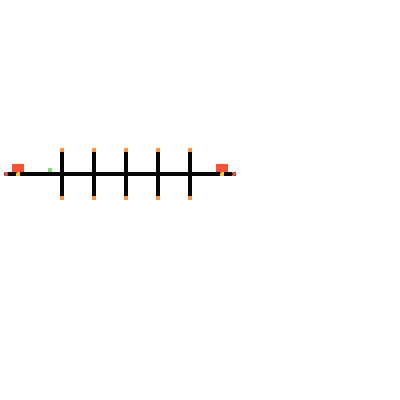
#> input picture catching/images/map.png, 400 x 400 px, found by its file name
$ python grid.py
#> lines starting #> are read from the running program, lines starting #| are printed output that depends on the picture
from PIL import Image, ImageDraw

# Load image
img = Image.open('map.PNG')
#> img is the input picture: PIL image 400x400 RGBA; mean R, G, B, A 0.7, 0.4, 0.2, 3.3
draw = ImageDraw.Draw(img)

# Define grid parameters
grid_size = 4
width, height = img.size
#> width = 400; height = 400

# Draw grid lines and circles
for x in range(0, width, grid_size):
    draw.line((x, 0, x, height), fill=(255, 255, 0))
    for y in range(0, height, grid_size):
        draw.line((0, y, width, y), fill=(255, 255, 0))
        draw.ellipse(
            (x + grid_size // 2 - 1, y + grid_size // 2 - 1, x + grid_size // 2 + 1, y + grid_size // 2 + 1),
            fill=(0, 0, 0),
            outline=(0, 0, 0)
        )

# Save image
img.save('GridImage.png')
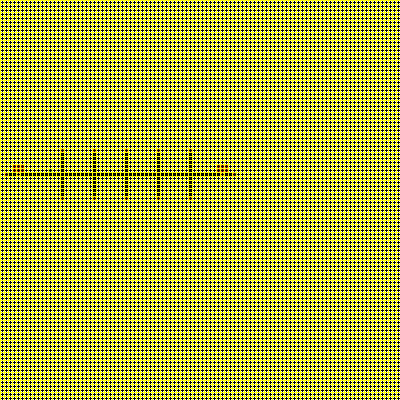
#> saved as GridImage.png: PIL image 400x400 RGBA; mean R, G, B, A 111.7, 111.7, 0.1, 192.1; transparent parts drawn white
